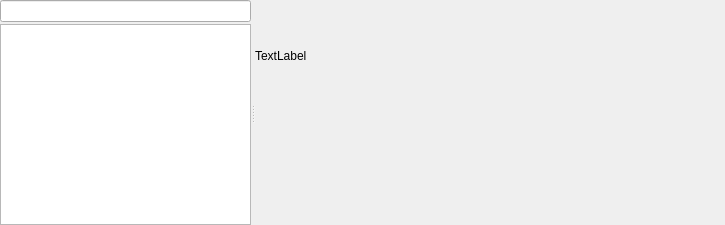
<?xml version="1.0" encoding="UTF-8"?>
<ui version="4.0">
 <class>SettingsDialog</class>
 <widget class="QDialog" name="SettingsDialog">
  <property name="geometry">
   <rect>
    <x>0</x>
    <y>0</y>
    <width>725</width>
    <height>225</height>
   </rect>
  </property>
  <property name="sizePolicy">
   <sizepolicy hsizetype="Minimum" vsizetype="Minimum">
    <horstretch>0</horstretch>
    <verstretch>0</verstretch>
   </sizepolicy>
  </property>
  <property name="windowTitle">
   <string>Prymatex Settings</string>
  </property>
  <property name="windowIcon">
   <iconset resource="../resources.qrc">
    <normaloff>:/icons/actions/configure.png</normaloff>:/icons/actions/configure.png</iconset>
  </property>
  <layout class="QVBoxLayout" name="verticalLayout_2">
   <property name="spacing">
    <number>2</number>
   </property>
   <property name="margin">
    <number>0</number>
   </property>
   <item>
    <widget class="QSplitter" name="splitter">
     <property name="orientation">
      <enum>Qt::Horizontal</enum>
     </property>
     <widget class="QWidget" name="layoutWidget">
      <layout class="QVBoxLayout" name="verticalLayout">
       <property name="spacing">
        <number>2</number>
       </property>
       <item>
        <widget class="QLineEdit" name="lineEditFilter"/>
       </item>
       <item>
        <widget class="QTreeView" name="treeViewSettings"/>
       </item>
      </layout>
     </widget>
     <widget class="QWidget" name="mainContainer" native="true">
      <property name="sizePolicy">
       <sizepolicy hsizetype="Preferred" vsizetype="Maximum">
        <horstretch>0</horstretch>
        <verstretch>0</verstretch>
       </sizepolicy>
      </property>
      <property name="minimumSize">
       <size>
        <width>470</width>
        <height>0</height>
       </size>
      </property>
      <layout class="QVBoxLayout" name="verticalLayout_3">
       <property name="spacing">
        <number>2</number>
       </property>
       <property name="margin">
        <number>0</number>
       </property>
       <item>
        <widget class="QLabel" name="labelTitle">
         <property name="text">
          <string>TextLabel</string>
         </property>
        </widget>
       </item>
       <item>
        <widget class="QWidget" name="container" native="true"/>
       </item>
      </layout>
     </widget>
    </widget>
   </item>
  </layout>
 </widget>
 <resources>
  <include location="../resources.qrc"/>
 </resources>
 <connections/>
</ui>
